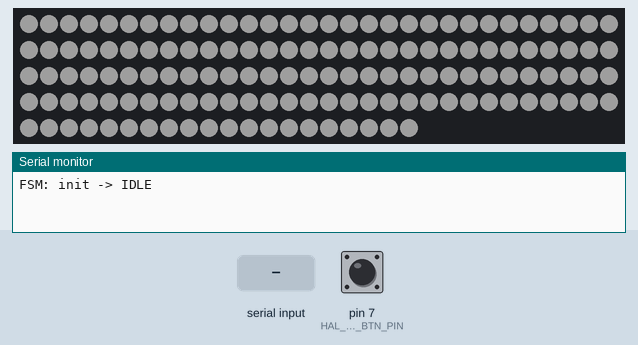
Simulated run of this sketch. Board: Arduino Uno, built with avr-gcc and run on an emulated ATmega328P. Shown: 140 RGB LEDs in strip order, left to right, continuing on the next row, the last lines printed to the serial monitor. The test bench sets the inputs (shaded band); at power-on: pin 7 (HAL_PRESENCE_BTN_PIN) HIGH. Dim RGB values are drawn brighter than linear.

Above: at 1.2 s.
1.3 s: pin 7 (HAL_PRESENCE_BTN_PIN) pulled LOW for 0.15 s
At 2.5 s:
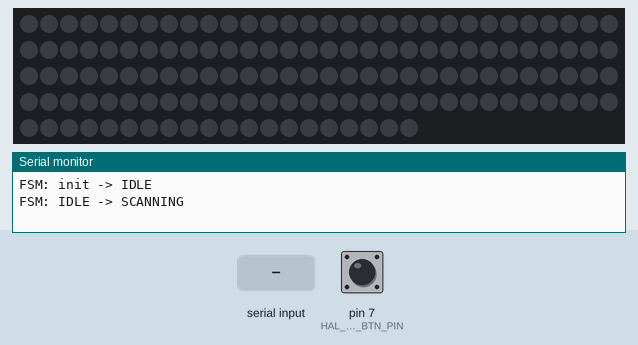
2.9 s: "MATCH\n" received over the second serial link
At 13.6 s:
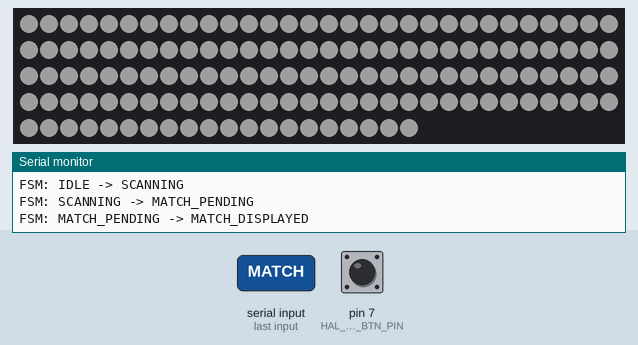
Timing chart, 0 to 14.4 s (numbered marks = the images above; inputs shaded):
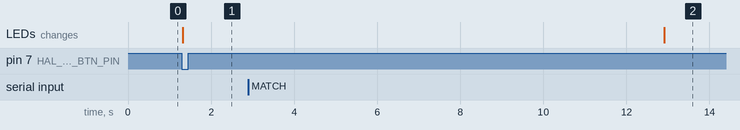

The sketch:

MCU.ino
```cpp
#include "hal.h"
#include "fsm.h"

void setup() {
    Serial.begin(9600);
    hal_tof_init();  // also initializes FastLED strip
    fsm_init();
}

void loop() {
    fsm_tick();
}
```

fsm.cpp
```cpp
#include "fsm.h"
#include "hal.h"
#include <Arduino.h>

enum class State { IDLE, SCANNING, MATCH_PENDING, MATCH_DISPLAYED };

static State state;
static uint32_t stateEnteredAt;  // millis() when the current state was entered

// Transition helper: prints debug line and records entry time.
static void enter(State next, const char* label) {
    const char* from = (state == State::IDLE)             ? "IDLE"
                     : (state == State::SCANNING)         ? "SCANNING"
                     : (state == State::MATCH_PENDING)    ? "MATCH_PENDING"
                                                          : "MATCH_DISPLAYED";
    Serial.print(F("FSM: "));
    Serial.print(from);
    Serial.print(F(" -> "));
    Serial.println(label);
    state = next;
    stateEnteredAt = millis();
}

// ── IDLE ─────────────────────────────────────────────────────────────────────

static uint32_t lastTofAt = 0;

static void enter_scanning_from_idle(bool send_presence) {
    enter(State::SCANNING, "SCANNING");
    hal_led_set(true);
    if (send_presence) hal_uart_send("PRESENCE\n");
}

static void tick_idle() {
    uint32_t now = millis();
    if (now - lastTofAt < 100) return;
    lastTofAt = now;

    if (hal_tof_read_mm() < 500) {
        enter_scanning_from_idle(true);  // MCU detected — notify Pi
        return;
    }

    // Pi's own ToF may have triggered first and sent us PRESENCE.
    char buf[32];
    if (hal_uart_readline(buf, sizeof(buf)) && strcmp(buf, "PRESENCE") == 0) {
        enter_scanning_from_idle(false);  // Pi already knows — just start SCANNING
    }
}

// ── SCANNING ─────────────────────────────────────────────────────────────────

static void leave_scanning_idle() {
    hal_uart_send("RESET\n");
    hal_led_set(false);
    enter(State::IDLE, "IDLE");
}

static void tick_scanning() {
    // 15-second timeout
    if (millis() - stateEnteredAt >= 150000UL) {
        leave_scanning_idle();
        return;
    }

    char buf[32];
    if (!hal_uart_readline(buf, sizeof(buf))) return;

    if (strcmp(buf, "MATCH") == 0) {
        enter(State::MATCH_PENDING, "MATCH_PENDING");
        // LED stays off — hal_led_set called after 10s delay in tick_match_pending
    } else if (strcmp(buf, "NO_MATCH") == 0) {
        leave_scanning_idle();
    }
}

// ── MATCH_PENDING ─────────────────────────────────────────────────────────────

// Waits 10s after receiving MATCH before turning the LED on, then enters MATCH_DISPLAYED.
static void tick_match_pending() {
    if (millis() - stateEnteredAt >= 10000UL) {
        hal_led_set(false);  // turn strip on (inverted wiring)
        hal_uart_send("RESET\n");
        enter(State::MATCH_DISPLAYED, "MATCH_DISPLAYED");
    }
}

// ── MATCH_DISPLAYED ──────────────────────────────────────────────────────────

static void tick_match_displayed() {
    if (millis() - stateEnteredAt >= 10000UL) {
        enter(State::IDLE, "IDLE");
    }
}

// ── Public API ────────────────────────────────────────────────────────────────

void fsm_init() {
    state = State::IDLE;
    stateEnteredAt = millis();
    lastTofAt = 0;
    hal_led_set(false);
    Serial.println(F("FSM: init -> IDLE"));
}

void fsm_tick() {
    switch (state) {
        case State::IDLE:            tick_idle();            break;
        case State::SCANNING:        tick_scanning();        break;
        case State::MATCH_PENDING:   tick_match_pending();   break;
        case State::MATCH_DISPLAYED: tick_match_displayed(); break;
    }
}
```

fsm.h
```cpp
#ifndef FSM_H
#define FSM_H

// Initializes the FSM to IDLE state.
void fsm_init();

// Advances the FSM by one tick; call every loop iteration.
void fsm_tick();

#endif // FSM_H
```

hal.cpp
```cpp
// ToF stub: HAL_PRESENCE_BTN_PIN substitutes for VL53L0X during development.
// To restore real sensor: replace hal_tof_init() and hal_tof_read_mm() implementations only.
#include "hal.h"
#include <SoftwareSerial.h>
#include <FastLED.h>

static CRGB leds[HAL_NUM_LEDS];

// SoftwareSerial for Pi link: RX=10, TX=11 (keeps pins 0/1 free for USB uploads)
static SoftwareSerial piSerial(10, 11);

// Configures the presence-button pin, starts SoftwareSerial, and initializes
// the WS2812B strip. Only one HAL init entry point exists so all setup lives here.
void hal_tof_init() {
    pinMode(HAL_PRESENCE_BTN_PIN, INPUT_PULLUP);
    piSerial.begin(9600);
    FastLED.addLeds<WS2812B, HAL_LED_PIN, GRB>(leds, HAL_NUM_LEDS);
    FastLED.setBrightness(30);
    hal_led_set(false);
}

// Returns 200 mm (presence) when button is pressed, 2000 mm (empty) when released.
// Button wired to GND — pressed reads LOW due to INPUT_PULLUP.
int16_t hal_tof_read_mm() {
    return digitalRead(HAL_PRESENCE_BTN_PIN) == LOW ? 200 : 2000;
}

// Fills the strip white (on=false) or black/off (on=true) and pushes to hardware.
// Logic is inverted relative to the parameter because the strip wiring is active-LOW.
void hal_led_set(bool on) {
    fill_solid(leds, HAL_NUM_LEDS, on ? CRGB::Black : CRGB::White);
    FastLED.show();
}

// Writes msg over SoftwareSerial to the Pi. Caller is responsible for
// including any required terminator (e.g. "PRESENCE\n").
void hal_uart_send(const char* msg) {
    piSerial.print(msg);
}

// Reads up to one byte per call from the SoftwareSerial RX buffer.
// Accumulates bytes in a static internal buffer until '\n' is received,
// then copies the line (without '\n') into buf, resets the internal buffer,
// and returns true. Returns false on all other calls.
bool hal_uart_readline(char* buf, size_t maxlen) {
    static char ibuf[64];
    static size_t pos = 0;

    while (piSerial.available()) {
        char c = (char)piSerial.read();
        if (c == '\n') {
            ibuf[pos] = '\0';
            strncpy(buf, ibuf, maxlen);
            buf[maxlen - 1] = '\0';
            pos = 0;
            return true;
        }
        // Silently drop bytes that would overflow; keep reading so '\n' still
        // flushes the internal buffer correctly.
        if (pos < sizeof(ibuf) - 1) {
            ibuf[pos++] = c;
        }
    }
    return false;
}
```

hal.h
```cpp
#ifndef HAL_H
#define HAL_H

#include <Arduino.h>
#include <stddef.h>

// WS2812B strip on pin 6 — change HAL_LED_PIN or HAL_NUM_LEDS here if hardware moves
#define HAL_LED_PIN  6
#define HAL_NUM_LEDS 140

// Stub: button on pin 7 simulates ToF presence during development (active LOW via INPUT_PULLUP)
#define HAL_PRESENCE_BTN_PIN 7

// Initializes the VL53L0X ToF sensor over I2C; halts on failure.
void hal_tof_init();

// Performs a single ranging measurement. Returns distance in mm,
// or -1 if the sensor reports an out-of-range / error status.
int16_t hal_tof_read_mm();

// Sets the LED strip on (on=true) or off (on=false).
// Polarity is inverted in the implementation to match active-LOW wiring.
void hal_led_set(bool on);

// Sends a null-terminated string over the SoftwareSerial UART to the Pi.
void hal_uart_send(const char* msg);

// Non-blocking line reader on the SoftwareSerial UART.
// Accumulates bytes internally one at a time; copies the complete line
// (without the '\n') into buf and returns true the moment '\n' arrives.
// Returns false on every call where a full line is not yet available.
bool hal_uart_readline(char* buf, size_t maxlen);

#endif // HAL_H
```

Measured:
- after the input at 1.3 s, the LEDs: change at once (image 1)
- after the input at 2.9 s, the LEDs: change after 10.0 s (image 2)
